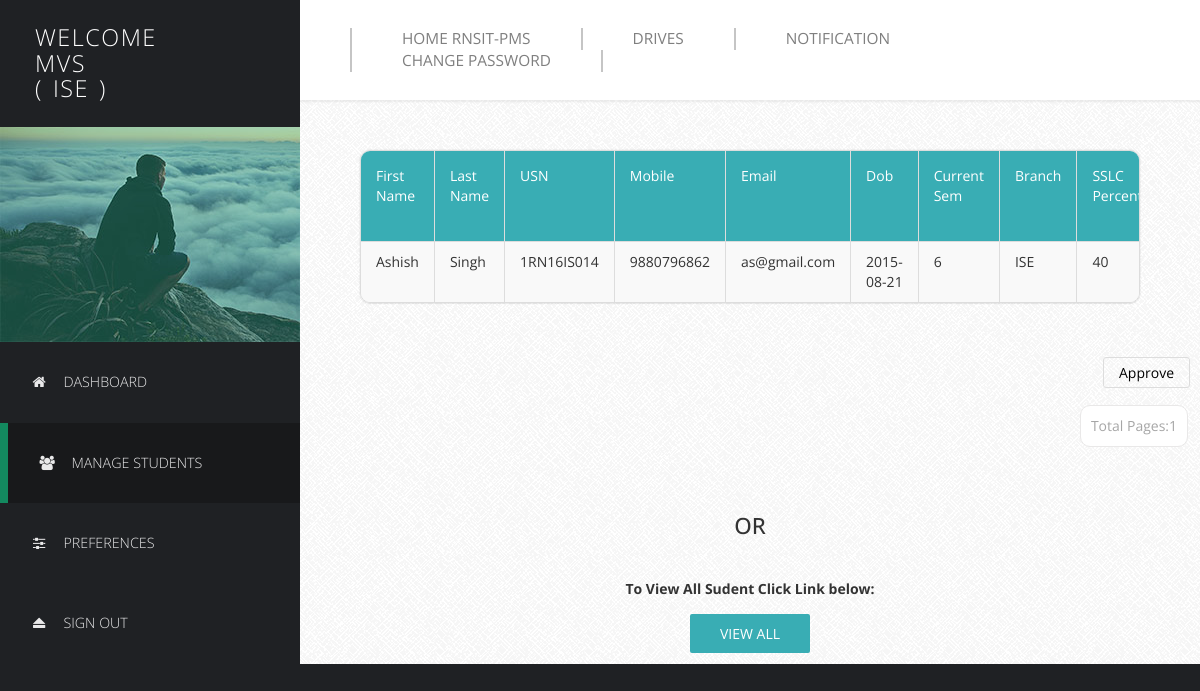
The page /Profilers/HODProfile/manage-student.php (signed in) on the database its author committed.
### tables this page shows
CREATE TABLE `basicdetails` (
  `Id` int(11) NOT NULL,
  `FirstName` varchar(25) NOT NULL,
  `LastName` varchar(25) NOT NULL,
  `USN` varchar(10) NOT NULL,
  `Mobile` bigint(11) NOT NULL,
  `Email` varchar(255) NOT NULL,
  `DOB` date NOT NULL,
  `Sem` int(11) NOT NULL,
  `Branch` varchar(15) NOT NULL,
  `SSLC` float NOT NULL,
  `PU` float NOT NULL,
  `BE` float NOT NULL,
  `Backlogs` int(11) NOT NULL,
  `HofBacklogs` tinyint(1) NOT NULL,
  `DetainYears` int(11) NOT NULL,
  `Approve` tinyint(1) NOT NULL DEFAULT '0',
  `ApprovalDate` date NOT NULL
);

### Profilers/HODProfile/manage-student.php (the view, shortened to what this page needs)
<!DOCTYPE html>
<html lang="en">
  <head>
    <link href="css/font-awesome.min.css" rel="stylesheet">
    <link href="css/bootstrap.min.css" rel="stylesheet">
    <link href="css/templatemo-style.css" rel="stylesheet">
  </head>
  <body>
    <div class="templatemo-flex-row">
      <div class="templatemo-sidebar">
        <header class="templatemo-site-header">
          <?php
		  $Welcome = "Welcome";
          echo "<h1>" . $Welcome . "<br>". $_SESSION['husername']. "</h1>";
		 echo "<br>";
		 echo "<h1>(</h1>";
		    echo "<h1>" . $_SESSION['department']. "</h1>";
            echo "<h1>)</h1>";
		  ?>
        </header>
        <div class="profile-photo-container">
          <img src="images/profile-photo.jpg" alt="Profile Photo" class="img-responsive">
          <div class="profile-photo-overlay"></div>
        </div>
        <nav class="templatemo-left-nav">
          <ul>
            <li><a href="login.php"><i class="fa fa-home fa-fw"></i>Dashboard</a></li>
            <li><a href="#" class="active"><i class="fa fa-users fa-fw"></i>Manage Students</a></li>
            <li><a href="preferences.php"><i class="fa fa-sliders fa-fw"></i>Preferences</a></li>
            <li><a href="logout.php"><i class="fa fa-eject fa-fw"></i>Sign Out</a></li>
          </ul>
        </nav>
      </div>
      <div class="templatemo-content col-1 light-gray-bg">
        <div class="templatemo-top-nav-container">
          <div class="row">
            <nav class="templatemo-top-nav col-lg-12 col-md-12">
              <ul class="text-uppercase">
                <li><a href="../../Homepage/home.php">Home RNSIT-PMS</a></li>
                <li><a href="../../Drives/index.php">Drives</a></li>
                     <li><a href="Notif.php">Notification</a></li>
                <li><a href="Change Password.php">Change Password</a></li>
              </ul>
            </nav>
          </div>
        </div>
        <div class="templatemo-content-container">
          <div class="templatemo-content-widget no-padding">
            <div class="panel panel-default table-responsive">
              <table class="table table-striped table-bordered templatemo-user-table">
                <thead>
                  <tr>
					<td><a  class="white-text templatemo-sort-by">First Name </a></td>
                    <td><a class="white-text templatemo-sort-by">Last Name </a></td>
                    <td><a class="white-text templatemo-sort-by">USN</a></td>
                    <td><a  class="white-text templatemo-sort-by">Mobile</a></td>
					   <td><a class="white-text templatemo-sort-by">Email</a></td>
                       <td><a  class="white-text templatemo-sort-by">Dob </a></td>
   <td><a class="white-text templatemo-sort-by">Current Sem</a></td>
   <td><a  class="white-text templatemo-sort-by">Branch</a></td>
   <td><a  class="white-text templatemo-sort-by">SSLC Percentage </a></td>
				  </thead>
			   <?php
$p = $_SESSION['department'];
$num_rec_per_page=15;
if (isset($_GET["page"])) { $page  = $_GET["page"]; } else { $page=1; };
$start_from = ($page-1) * $num_rec_per_page;
$sql = "SELECT * FROM basicdetails WHERE Approve=0 and Branch='$p' LIMIT $start_from, $num_rec_per_page";
$rs_result = mysql_query($sql);
while ($row = mysql_fetch_assoc($rs_result))
{
            print "<tr>";
print "<td>" . $row['FirstName'] . "</td>";
print "<td>" . $row['LastName'] . "</td>";
print "<td>" . $row['USN'] . "</td>";
print "<td>" . $row['Mobile'] . "</td>";
print "<td>" . $row['Email'] . "</td>";
print "<td>" . $row['DOB'] . "</td>";
print "<td>" . $row['Sem'] . "</td>";
print "<td>" . $row['Branch'] . "</td>";
print "<td>" . $row['SSLC'] . "</td>";
print "</tr>";
}
?>
              </table>
			  </div>
			  </div>
			  </div>
 <div class="pagination-wrap">
<a href="approve2.php" class="templatemo-edit-btn">Approve</a>
</div>
  <div class="pagination-wrap">
  <ul class="pagination">
			  <?php
$num_rec_per_page=15;
$sql = "SELECT * FROM basicdetails where Approve=0 and Branch='$p'";
$rs_result = mysql_query($sql);
$total_records = mysql_num_rows($rs_result);
$totalpage = ceil($total_records / $num_rec_per_page);
$currentpage = (isset($_GET['page']) ? $_GET['page'] : 1);
	 if($currentpage == 0)
	{
	}
	else if( $currentpage >= 1  &&  $currentpage <= $totalpage  )
	{
	 echo "<li><a>Total Pages:".$totalpage."</a></li>";
}
 ?>
</ul>
</div>
<br><br><center><label class="control-label" for="inputNote"><center><h2>OR</h2></center> <br/> <br/>To View All Sudent Click Link below:</label><br/>
			   <br/>
			   <a href="manage-users1.php" class="templatemo-blue-button">View All</a></center>
      </div>
    </div>
  </body>
</html>

### Profilers/HODProfile/css/templatemo-style.css (style rules this page uses)
* { font-family: 'Open Sans', sans-serif; }
body { font-size: 13px; }
body, .templatemo-left-nav { background: #1f2124; }
h1, h2, h3 { margin: 0; }
h2 { font-size: 1.6em; }
ul { list-style-type: none; margin: 0; padding: 0; }
nav li { font-size: 1.1em; list-style: none; text-transform: uppercase; }
.white-text { color: white; }
.light-gray-bg { font-family:"Trebuchet MS", "Myriad Pro", Arial, sans-serif; font-size:14px; background:#f4f4f4 url(../images/bg.png) repeat top left; color:#333; overflow-y:scroll; }
.templatemo-sidebar { width: 300px; }
.templatemo-site-header { margin: 25px 30px; }
.templatemo-site-header h1 { color: white; display: inline-block; font-size: 1.8em; font-weight: 300; letter-spacing: 1.5px; margin: 0 5px; text-transform: uppercase; vertical-align: middle; }
.profile-photo-container { position: relative; }
.profile-photo-overlay { background-color: rgba(4, 152, 114, 0.35); position: absolute; top: 0; left: 0; width: 100%; height: 100%; transition: all 0.3s ease; }
.templatemo-left-nav li { font-weight: 300; }
.templatemo-left-nav a.active, .templatemo-left-nav a:hover { background: #18191b; border-left: 8px solid #13895F; }
.templatemo-left-nav a { color: #e9e9ea; display: block; padding: 30px; transition: all 0.3s ease; }
.templatemo-left-nav .fa { margin-right: 15px; }
.templatemo-top-nav-container { background-color: white; padding: 28px 50px; box-shadow: 0px 0px 2px 2px rgba(161, 159, 159, 0.18); }
.templatemo-top-nav li { float: left; list-style: none; }
.templatemo-top-nav a { color: #7f7f7f; display: block; padding: 0 50px; border-left: 2px solid #c5c5c5; }
.templatemo-top-nav li:last-child a { border-right: 2px solid #c5c5c5; }
.templatemo-content { margin-top: 0px; min-height: 600px; padding: 0; overflow-x: hidden; }
.templatemo-content-container { padding: 40px 50px; }
.templatemo-flex-row { display: -webkit-flex; display: -ms-flexbox; display: flex; }
.col-1 { -webkit-flex: 1; -ms-flex: 1; flex: 1; }
.templatemo-content-widget { border-radius: 10px; padding: 30px; position: relative; margin: 10px; box-shadow: 0px 0px 1px 1px rgba(161, 159, 159, 0.1); }
.templatemo-content-widget.no-padding { padding: 0; }
.panel { border-radius: 10px; }
.pagination-wrap { margin-right: 10px; text-align: right; }
.pagination>li>a { border-color: #E9E8E8; color: #a6a6a6; margin: 2px; padding: 10px; }
.pagination>li>a, .pagination>li:first-child>a, .pagination>li:last-child>a { border-radius: 10px; }
.table { margin-bottom: 0; }
.table>tbody>tr>td { padding: 10px 15px; }
.table>thead>tr>td { padding: 15px; }
.templatemo-blue-button, .templatemo-white-button { border-radius: 2px; padding: 10px 30px; text-transform: uppercase; transition: all 0.3s ease; }
.templatemo-blue-button { background-color: #39ADB4; border: none; color: white; }
.templatemo-edit-btn { border: 1px solid #ddd; border-radius: 3px; color: black; padding: 5px 15px; transition: all 0.3s ease; }
.templatemo-user-table thead { background-color: #39ADB4; color: white; }
.panel>.table-responsive:last-child>.table:last-child, .panel>.table:last-child { border-bottom-right-radius: 10px; border-bottom-left-radius: 10px; }
.panel>.table:first-child { border-top-left-radius: 10px; border-top-right-radius: 10px; }
@media only screen and (min-width: 768px) { .templatemo-left-nav { display: block !important; } }

### rows shown on the page
basicdetails: FirstName "Ashish", LastName "Singh", USN "1RN16IS014", Mobile "9880796862", Email "as@gmail.com", DOB "2015-08-21", Sem "6", Branch "ISE", SSLC "40"

### other values the page prints
$Welcome "WELCOME"
$_SESSION['husername'] "MVS"
$_SESSION['department'] "ISE"
$totalpage "1"
